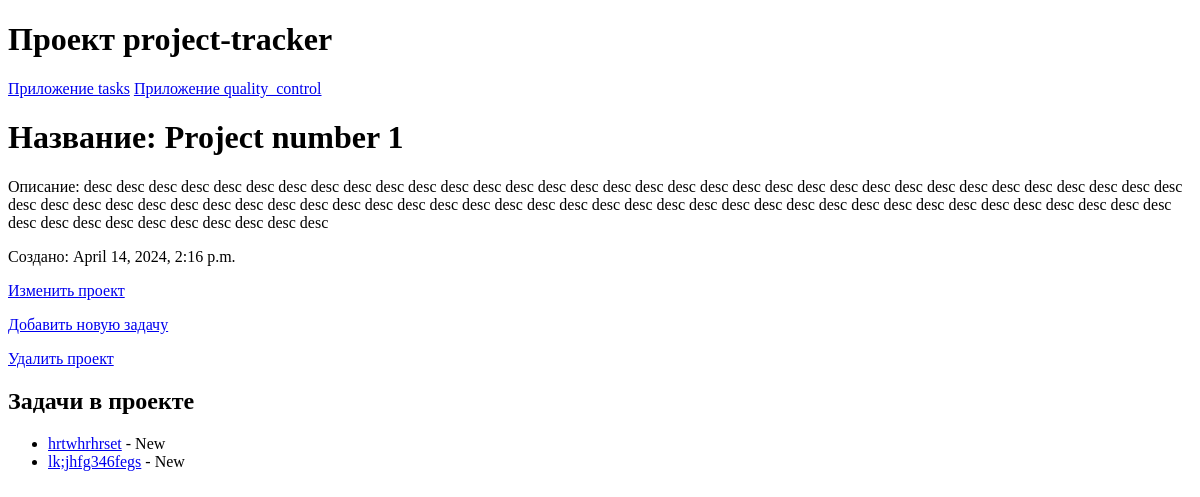
The app's page /tasks/projects/3/, older data.
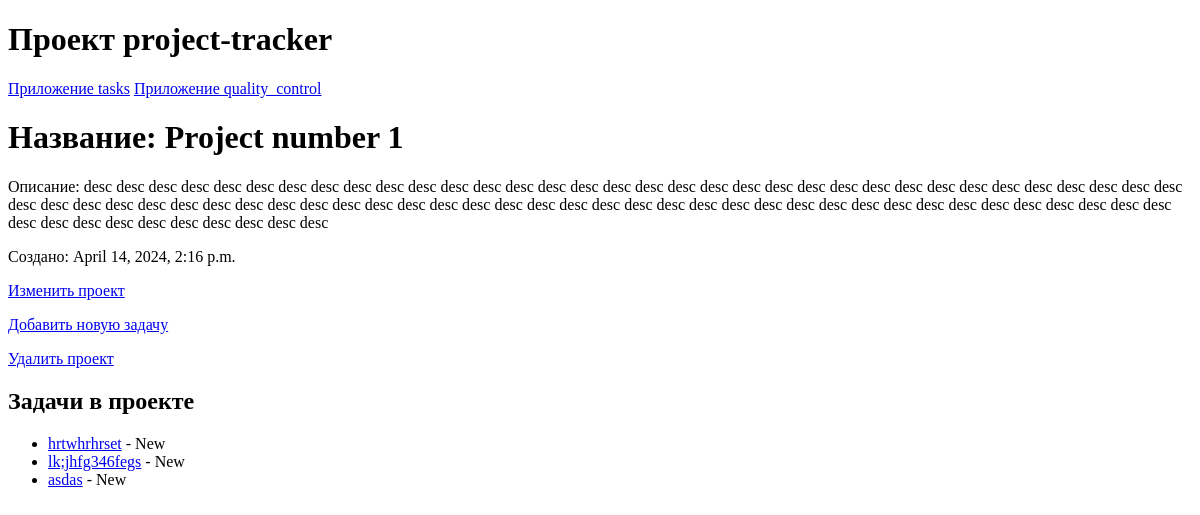
The same page, newer data.
### tasks/models.py (models this page shows, shortened)
class Task(models.Model):
    STATUS_CHOICES = [
        ("New", "Новая"),
        ("In_progress", "В работе"),
        ("Completed", "Завершена"),
    ]
    project = models.ForeignKey(Project, related_name="tasks", on_delete=models.CASCADE)
    name = models.CharField(max_length=100)
    description = models.TextField()
    created_at = models.DateTimeField(auto_now_add=True)
    updated_at = models.DateTimeField(auto_now=True)
    assignee = models.ForeignKey(
        User, related_name="tasks", on_delete=models.SET_NULL, null=True, blank=True
    )
    status = models.CharField(
        max_length=50,
        choices=STATUS_CHOICES,
        default="New",
    )

### tasks/views.py (the view)
class ProjectDetailView(DetailView):
    model = Project
    pk_url_kwarg = "project_id"
    template_name = "tasks/project_detail.html"

### tasks/templates/tasks/project_detail.html
{% extends 'base/base.html' %}
{% block content %}
    <h1>Название: {{ project.name }}</h1>
    <p>Описание: {{ project.description }}</p>
    <p>Создано: {{ project.created_at }}</p>
    <p><a href="{% url 'tasks:update_project' project.id %}">Изменить проект</a></p>
    <p><a href="{% url 'tasks:add_task_to_project' project.id %}">Добавить новую задачу</a></p>
    <p><a href="{% url 'tasks:delete_project' project.id %}"onclick="return confirm('Вы уверены, что хотите удалить этот проект?');">Удалить проект</a></p>
    <h2>Задачи в проекте</h2>
    <ul>
        {% for task in project.tasks.all %}
            <li><a href="{% url 'tasks:task_detail' project.id task.id %}">{{ task.name }}</a> - {{ task.status }}</li>
        {% empty %}
            <li>В этом проекте пока нет задач.</li>
        {% endfor %}
    </ul>
{% endblock %}

Row changes from the older to the newer data that the page shows:
added Task: name "asdas", status "New"
